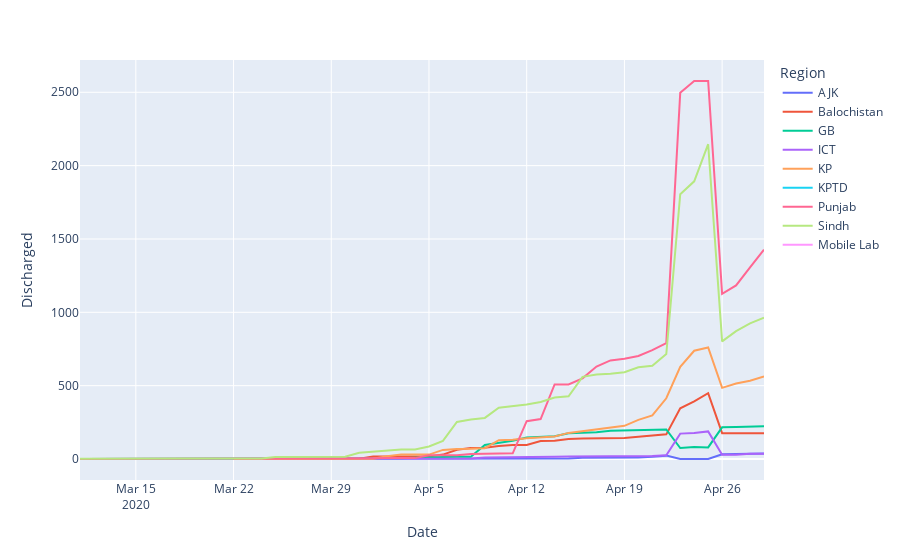

Source (notebook cell):
### Markdown cell above
### Number of Patients Discharged

### Code cell
m = data.groupby(['Date' ,'Region'])['Discharged'].sum().reset_index()
px.line(m, x='Date', y='Discharged', color='Region')
